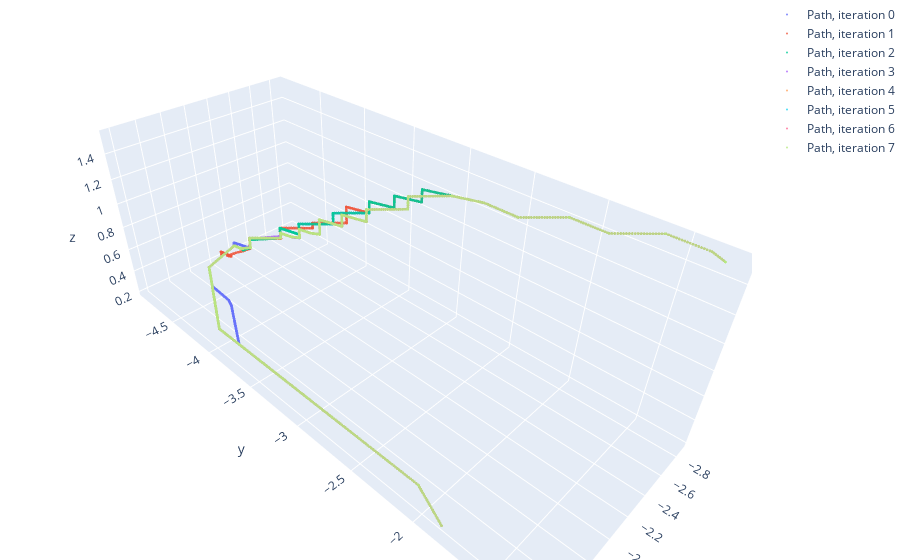

The notebook cell saved with this chart:
### Code cell
plt.figure(figsize=(15, 8))
plt.title("Local planner computing time", fontsize=18)
plt.plot(localPathesDuration)
plt.ylabel("Time, s", fontsize=18)
plt.xlabel("Iteration", fontsize=18)
plt.grid()
plt.show()

plt.figure(figsize=(15, 8))
plt.title("Local planner path length", fontsize=18)
plt.plot(localPathesLength)
plt.ylabel("Number of states", fontsize=18)
plt.xlabel("Iteration", fontsize=18)
plt.grid()
plt.show()

plt.figure(figsize=(15, 8))
plt.title("Local planner requests", fontsize=18)
plt.plot(localPathesRequests)
plt.ylabel("Number of requests", fontsize=18)
plt.xlabel("Iteration", fontsize=18)
plt.grid()
plt.show()

fig = go.Figure(data=localPathesPositionsData)
fig.update_layout(margin=dict(l=0, r=0, b=0, t=0))
fig.show()

### Figure 1 — Plotly figure (JSON) as saved in the notebook; plotly's stock layout.template omitted (floating-point values rounded to 4 significant figures; data arrays with more than 128 entries replaced by an {"elided": "..."} marker saying what was removed)
{"data": [{"marker": {"color": 0, "colorscale": [[0, "#440154"], [0.1111, "#482878"], [0.2222, "#3e4989"], [0.3333, "#31688e"], [0.4444, "#26828e"], [0.5556, "#1f9e89"], [0.6667, "#35b779"], [0.7778, "#6ece58"], [0.8889, "#b5de2b"], [1, "#fde725"]], "opacity": 0.8, "size": 1}, "mode": "markers", "name": "Path, iteration 0", "type": "scatter3d", "x": {"elided": "571 float values"}, "y": {"elided": "571 float values"}, "z": {"elided": "571 float values"}}, {"marker": {"color": 0.125, "colorscale": [[0, "#440154"], [0.1111, "#482878"], [0.2222, "#3e4989"], [0.3333, "#31688e"], [0.4444, "#26828e"], [0.5556, "#1f9e89"], [0.6667, "#35b779"], [0.7778, "#6ece58"], [0.8889, "#b5de2b"], [1, "#fde725"]], "opacity": 0.8, "size": 1}, "mode": "markers", "name": "Path, iteration 1", "type": "scatter3d", "x": {"elided": "572 float values"}, "y": {"elided": "572 float values"}, "z": {"elided": "572 float values"}}, {"marker": {"color": 0.25, "colorscale": [[0, "#440154"], [0.1111, "#482878"], [0.2222, "#3e4989"], [0.3333, "#31688e"], [0.4444, "#26828e"], [0.5556, "#1f9e89"], [0.6667, "#35b779"], [0.7778, "#6ece58"], [0.8889, "#b5de2b"], [1, "#fde725"]], "opacity": 0.8, "size": 1}, "mode": "markers", "name": "Path, iteration 2", "type": "scatter3d", "x": {"elided": "571 float values"}, "y": {"elided": "571 float values"}, "z": {"elided": "571 float values"}}, {"marker": {"color": 0.375, "colorscale": [[0, "#440154"], [0.1111, "#482878"], [0.2222, "#3e4989"], [0.3333, "#31688e"], [0.4444, "#26828e"], [0.5556, "#1f9e89"], [0.6667, "#35b779"], [0.7778, "#6ece58"], [0.8889, "#b5de2b"], [1, "#fde725"]], "opacity": 0.8, "size": 1}, "mode": "markers", "name": "Path, iteration 3", "type": "scatter3d", "x": {"elided": "569 float values"}, "y": {"elided": "569 float values"}, "z": {"elided": "569 float values"}}, {"marker": {"color": 0.5, "colorscale": [[0, "#440154"], [0.1111, "#482878"], [0.2222, "#3e4989"], [0.3333, "#31688e"], [0.4444, "#26828e"], [0.5556, "#1f9e89"], [0.6667, "#35b779"], [0.7778, "#6ece58"], [0.8889, "#b5de2b"], [1, "#fde725"]], "opacity": 0.8, "size": 1}, "mode": "markers", "name": "Path, iteration 4", "type": "scatter3d", "x": {"elided": "571 float values"}, "y": {"elided": "571 float values"}, "z": {"elided": "571 float values"}}, {"marker": {"color": 0.625, "colorscale": [[0, "#440154"], [0.1111, "#482878"], [0.2222, "#3e4989"], [0.3333, "#31688e"], [0.4444, "#26828e"], [0.5556, "#1f9e89"], [0.6667, "#35b779"], [0.7778, "#6ece58"], [0.8889, "#b5de2b"], [1, "#fde725"]], "opacity": 0.8, "size": 1}, "mode": "markers", "name": "Path, iteration 5", "type": "scatter3d", "x": {"elided": "571 float values"}, "y": {"elided": "571 float values"}, "z": {"elided": "571 float values"}}, {"marker": {"color": 0.75, "colorscale": [[0, "#440154"], [0.1111, "#482878"], [0.2222, "#3e4989"], [0.3333, "#31688e"], [0.4444, "#26828e"], [0.5556, "#1f9e89"], [0.6667, "#35b779"], [0.7778, "#6ece58"], [0.8889, "#b5de2b"], [1, "#fde725"]], "opacity": 0.8, "size": 1}, "mode": "markers", "name": "Path, iteration 6", "type": "scatter3d", "x": {"elided": "571 float values"}, "y": {"elided": "571 float values"}, "z": {"elided": "571 float values"}}, {"marker": {"color": 0.875, "colorscale": [[0, "#440154"], [0.1111, "#482878"], [0.2222, "#3e4989"], [0.3333, "#31688e"], [0.4444, "#26828e"], [0.5556, "#1f9e89"], [0.6667, "#35b779"], [0.7778, "#6ece58"], [0.8889, "#b5de2b"], [1, "#fde725"]], "opacity": 0.8, "size": 1}, "mode": "markers", "name": "Path, iteration 7", "type": "scatter3d", "x": {"elided": "571 float values"}, "y": {"elided": "571 float values"}, "z": {"elided": "571 float values"}}], "layout": {"margin": {"b": 0, "l": 0, "r": 0, "t": 0}}}
